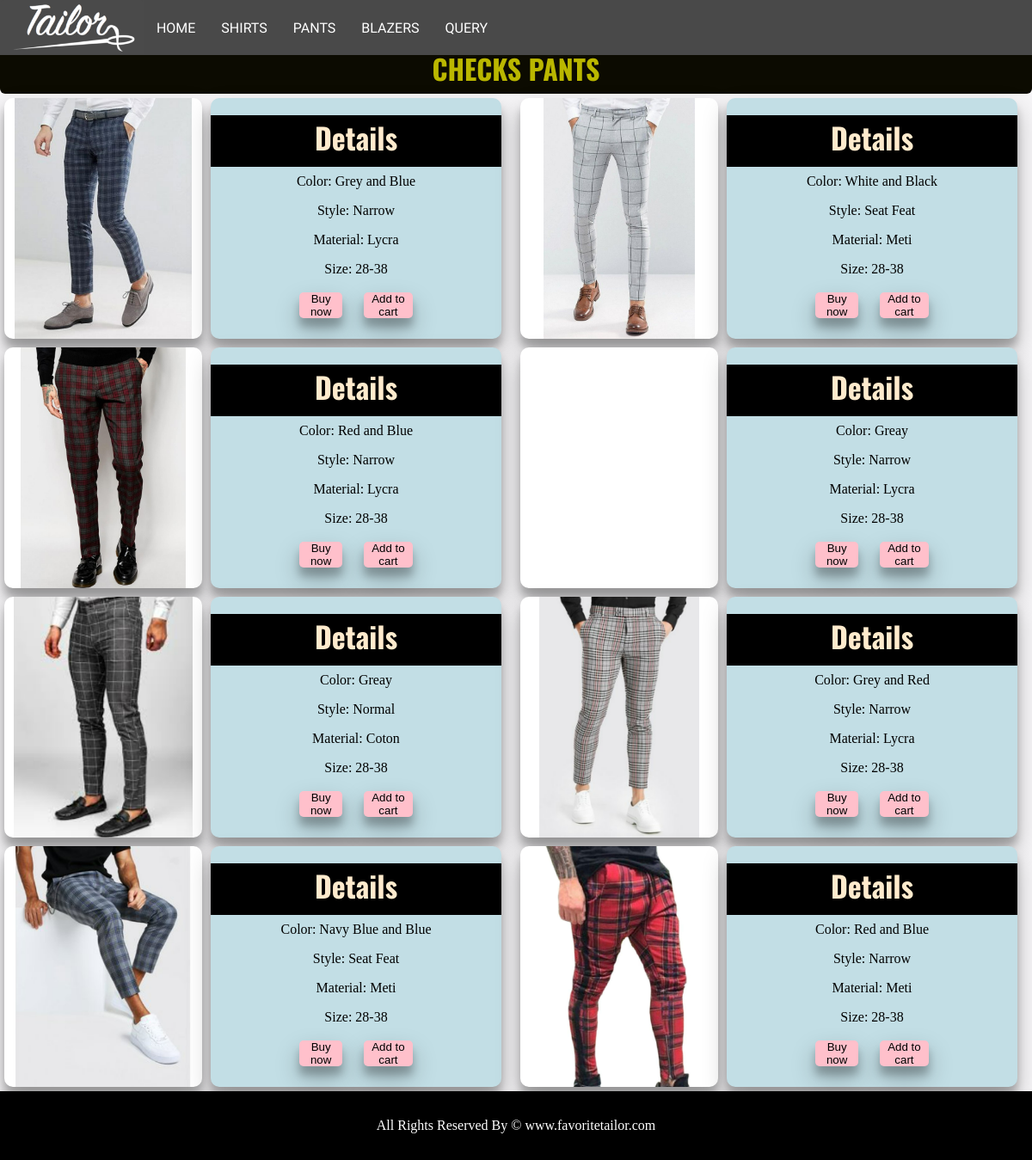
/pant2.php, run on the app's committed database.
### tables this page shows
CREATE TABLE `products` (
  `product_id` int(100) NOT NULL AUTO_INCREMENT,
  `product_title` varchar(255) NOT NULL,
  `product_price` int(100) NOT NULL,
  `product_a` text NOT NULL,
  `product_b` text NOT NULL,
  `product_c` text NOT NULL,
  `product_d` text NOT NULL,
  `product_image` text NOT NULL,
   PRIMARY KEY (product_id)
);

### pant2.php (the view)
<?php include("header.php");?>
<link rel="stylesheet" href="css/sample.css">
    <h1 class="bh1">CHECKS PANTS</h1>
    <div class="super1">
    <?php
        include("db.php");
        $sql = "SELECT * FROM products WHERE product_title='Check-Pant'";
        $query = mysqli_query($con,$sql);
        while ($row = mysqli_fetch_assoc($query)){
            if($row["product_id"]%2!=0){echo'<div class="sampleright super">';}
            else{echo'<div class="sampleleft super">';}
            echo'
                <div class="sub1">
                    <img src="images/'.$row["product_image"].'" alt="">
                </div>
                <div class="sub2">
                    <h3 class="h3">Details</h3>
                    <p>Color: '.$row["product_a"].'</p>
                    <p>Style: '.$row["product_b"].'</p>
                    <p>Material: '.$row["product_c"].'</p>
                    <p>Size: '.$row["product_d"].'</p>
                    <form action="product.php" method="post">
                        <input type="hidden" name="pid" id="shirt" value='.$row["product_id"].'>
                        <button name="submit" class="b1">Buy now</button>
                        <button name="cart" class="b2">Add to cart</button>
                    </form>
                </div>
                </div>
            ';
        }
    ?>
</div>
<?php include("footer.php");?>

### css/style.css (style rules this page uses)
* { margin: 0; padding: 0; }
.h3 { font-family: 'Oswald', sans-serif; background-color:black; color: blanchedalmond; height: 7.5vh; width: 100%; text-align: center; font-size: 34px; margin-top: 5.3vh; }

### css/sample.css (style rules this page uses)
* { padding: 0; margin: 0; }
body { background-color:#f6f5f7; }
.super1 { width: 100%; display: grid; grid-template-columns: 50vw 50vw; }
.super { width: 50%; display: grid; grid-template-columns: 20vw 29vw; box-sizing: border-box; }
.sub1 { background-color: white; margin: 5px; text-align: center; border-radius: 10px; box-shadow: 0 14px 28px rgb(0 0 0 / 25%), 0 10px 10px rgb(0 0 0 / 22%); height: 35vh; box-sizing: border-box; }
.sub2 { background-color: rgb(194, 222, 229); margin: 5px; text-align: center; border-radius: 10px; box-shadow: 0 14px 28px rgb(0 0 0 / 25%), 0 10px 10px rgb(0 0 0 / 22%); height: 35vh; justify-content: center; box-sizing: border-box; }
.h3 { margin-top: 6%; }
.super img { height: 35vh; }
.sub2 p { padding: 1vh; }
.bh1 { margin-top: 50px; height: 7.5%; text-align: center; background-color: rgb(12, 11, 1); font-family: 'Oswald', sans-serif; padding: 0.5%; color:rgba(255, 251, 0, 0.719); border-radius: 6px; width: 100; box-sizing: border-box; }
button.b1 { text-decoration: none; border: none; width: 15%; height: 10%; margin: 3%; background-color: pink; border-radius:5px; cursor: pointer; box-shadow: 0 14px 28px rgb(0 0 0 / 25%), 0 10px 10px rgb(0 0 0 / 22%); }
button.b2 { text-decoration: none; border: none; width: 17%; height: 10%; margin: 3%; background-color: pink; border-radius:5px; cursor: pointer; box-shadow: 0 14px 28px rgb(0 0 0 / 25%), 0 10px 10px rgb(0 0 0 / 22%); }

### data on the page
products: product_image (picture), product_a "Grey and Blue", product_b "Narrow", product_c "Lycra", product_d "28-38"
products: product_image (picture), product_a "White and Black", product_b "Seat Feat", product_c "Meti", product_d "28-38"
products: product_image (picture), product_a "Red and Blue", product_b "Narrow", product_c "Lycra", product_d "28-38"
products: product_a "Greay", product_b "Narrow", product_c "Lycra", product_d "28-38"
products: product_image (picture), product_a "Greay", product_b "Normal", product_c "Coton", product_d "28-38"
products: product_image (picture), product_a "Grey and Red", product_b "Narrow", product_c "Lycra", product_d "28-38"
products: product_image (picture), product_a "Navy Blue and Blue", product_b "Seat Feat", product_c "Meti", product_d "28-38"
products: product_image (picture), product_a "Red and Blue", product_b "Narrow", product_c "Meti", product_d "28-38"
